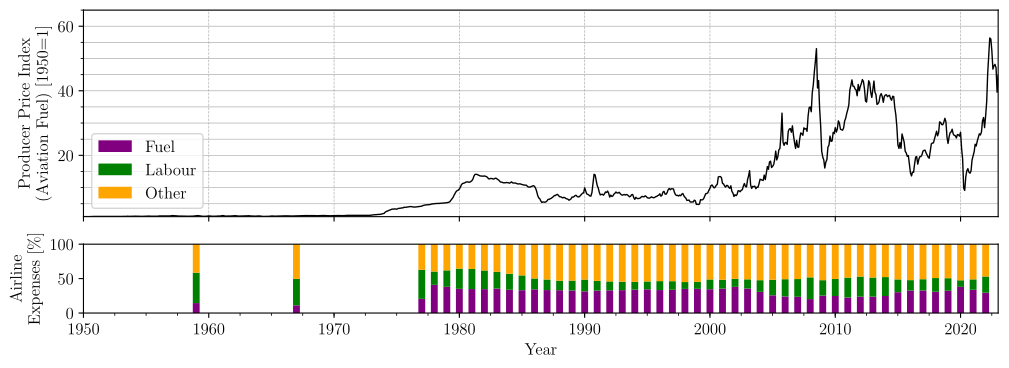

Source code (Python):
#%%
# runs code as interactive cell 
# https://code.visualstudio.com/docs/python/jupyter-support-py

# IMPORTS #######################################

# plotting
import matplotlib.pyplot as plt
import matplotlib.font_manager as font_manager
# unit conversion
cm = 1/2.54 # for inches-cm conversion
# time manipulation
from datetime import datetime

# data science
import numpy as np
import pandas as pd

# i/o
from pathlib import PurePath, Path

# SETUP #########################################

plt.rcParams.update({
    "text.usetex": True,
    "font.family": "Arial",
    "font.sans-serif": "Computer Modern",
    'font.size': 12
})

# DATA IMPORT ###################################

df_fuel = pd.read_excel(
    io = 'data/data.xlsx',
    sheet_name = 'Jet Fuel Price',
    usecols = lambda column: column in [
        'date',
        'producer price index (1950=100)',
    ],
    dtype={
        'date': datetime,
        'producer price index (1950=100)': float,
    },
    header = 0,
    engine = 'openpyxl'
)
df_expenses = pd.read_excel(
    io = 'data/data.xlsx',
    sheet_name = 'Airline Expense Breakdown',
    usecols = lambda column: column in [
        'year',
        'labour expense [%]',
        'fuel expense [%]',
        'other expense [%]',
    ],
    dtype={
        'year': int,
        'labour expense [%]': float,
        'fuel expense [%]': float,
        'other expense [%]': float,
    },
    parse_dates=['year'],
    header = 0,
    engine = 'openpyxl'
)

# DATA MANIPULATION #############################

df_fuel['producer price index (1950=100)'] = df_fuel['producer price index (1950=100)'] / 100

# FIGURE ########################################

# SETUP ######################

fig, ax = plt.subplots(
        num = 'main',
        nrows = 2,
        ncols = 1,
        dpi = 300,
        figsize=(30*cm, 10*cm), # A4=(210x297)mm,
        gridspec_kw = dict(
            height_ratios=[3,1],
        ),
        sharex=True
    )

# DATA #######################

# AXIS LIMITS ################

ax[0].set_xlim(
    datetime.strptime('1950', '%Y'),
    datetime.strptime('2023', '%Y')
)
ax[0].set_ylim(1,65)

ax[1].set_ylim(0, 100)

# TICKS AND LABELS ###########

ax[0].minorticks_on()
ax[0].tick_params(axis='x', which='minor', bottom=False)

# GRIDS ######################

ax[0].grid(which='both', axis='y', linestyle='-', linewidth = 0.5)
ax[0].grid(which='major', axis='x', linestyle='--', linewidth = 0.5)

# AXIS LABELS ################

ax[0].set_ylabel("Producer Price Index \n (Aviation Fuel) [1950=1]")
ax[1].set_xlabel("Year")
ax[1].set_ylabel("Airline \n Expenses [\%]")

# PLOTTING ###################

ax[0].plot(
    df_fuel['date'],
    df_fuel['producer price index (1950=100)'],
    color = 'black',
    linewidth = 1,
    label = 'Jet Fuel (Kerosene)'
)
ax[1].bar(
    x = df_expenses['year'],
    height = df_expenses['fuel expense [%]'],
    width=200,
    bottom=None,
    align='center',
    color = 'purple'
)
ax[1].bar(
    x = df_expenses['year'],
    height = df_expenses['labour expense [%]'],
    width=200,
    bottom=df_expenses['fuel expense [%]'],
    align='center',
    color = 'green'
)
ax[1].bar(
    x = df_expenses['year'],
    height = df_expenses['other expense [%]'],
    width=200,
    bottom=df_expenses['fuel expense [%]'] + df_expenses['labour expense [%]'],
    align='center',
    color = 'orange'
)

# LEGEND ####################

import matplotlib.patches as patches

legend_elements = [
    patches.Patch(
        facecolor = 'purple',
        edgecolor = 'none',
        label = 'Fuel'
    ),
    patches.Patch(
        facecolor = 'green',
        edgecolor = 'none',
        label = 'Labour'
    ),
    patches.Patch(
        facecolor = 'orange',
        edgecolor = 'none',
        label = 'Other'
    ),
]
ax[0].legend(
    handles=legend_elements,
    loc='lower left',
)

# EXPORT #########################################

figure_name: str = str(Path.cwd().stem + '.pdf')

plt.savefig(
    fname = figure_name,
    format="pdf",
    bbox_inches='tight',
    transparent = False
)
# %%
